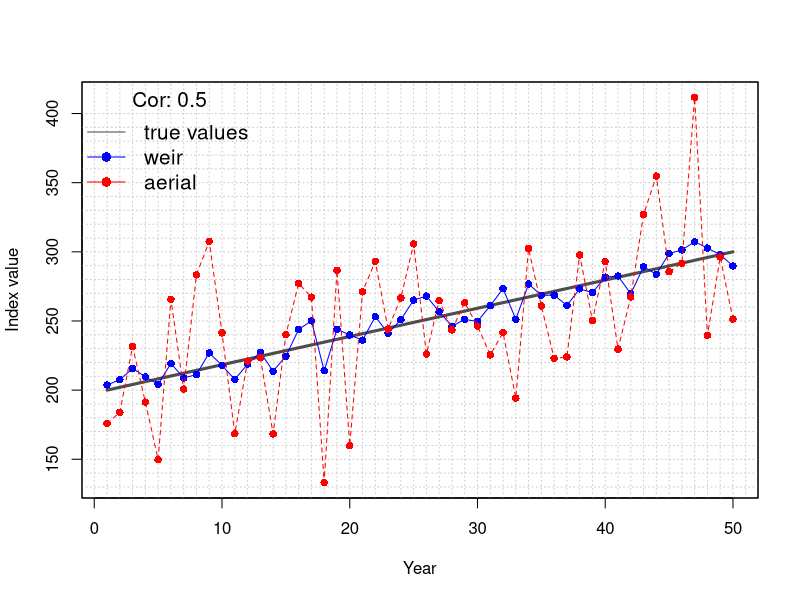

Generate this figure with R:


# variables: weir and aerial survey standard
# deviations, the correlation between the surveys
# and the number of samples
# 



sd_weir <- 10
sd_aerial <- 50
cor_wa <- 0.5
n <- 50



library(mvtnorm)

# get the covariance matrix
crmat <- matrix(c(1,cor_wa,cor_wa,1), nrow=2, ncol=2)
sds <- c(sd_weir, sd_aerial)
cvmat <- crmat
cvmat <- crmat * prod(sds)
diag(cvmat) <- sds^2

# the mean values
x0 <- matrix(rep(seq(200, 300, length.out=n),2), ncol=2)

xTEST <- 32




#here i make a bunch of changes
x <- rnorm(1000)

z <- rnorm(25)


# test branch changes



# here is a change
ytest <- 33.3

#another change
ztest =0

# get the deviations from the mean
x1 <- rmvnorm(n, mean=c(0, 0), sigma=cvmat)

# new trend for the indices
x2 <- x1 + x0

# graph paper setup
hl <- seq(100, 400, 10)
vl <- seq(-10, n+0.1*n, 1)

# plot the true mean and the deviations
# for both the surveys
plot(x0[,1], type='n', ylim=range(x0,x2),
     xlab='Year', ylab='Index value')
abline(h=hl, v=vl, lty=3, col='gray80')
lines(x0[,1], type='l', ylim=range(x0,x2),
      lwd=3, col='gray30')
matplot(x2, type='o', add=TRUE, pch=16,
        col=c('blue', 'red'))
box()

legend('topleft', pch=c(NA, 16, 16), lty=1,
       col=c('gray30', 'blue', 'red'),
       legend=c('true values', 'weir', 'aerial'),
       bty='n', cex=1.25, title=paste('Cor:', cor_wa))


# correlation of deviations
print(cor(x1))

# observed correlation with trend
print(cor(x2))
